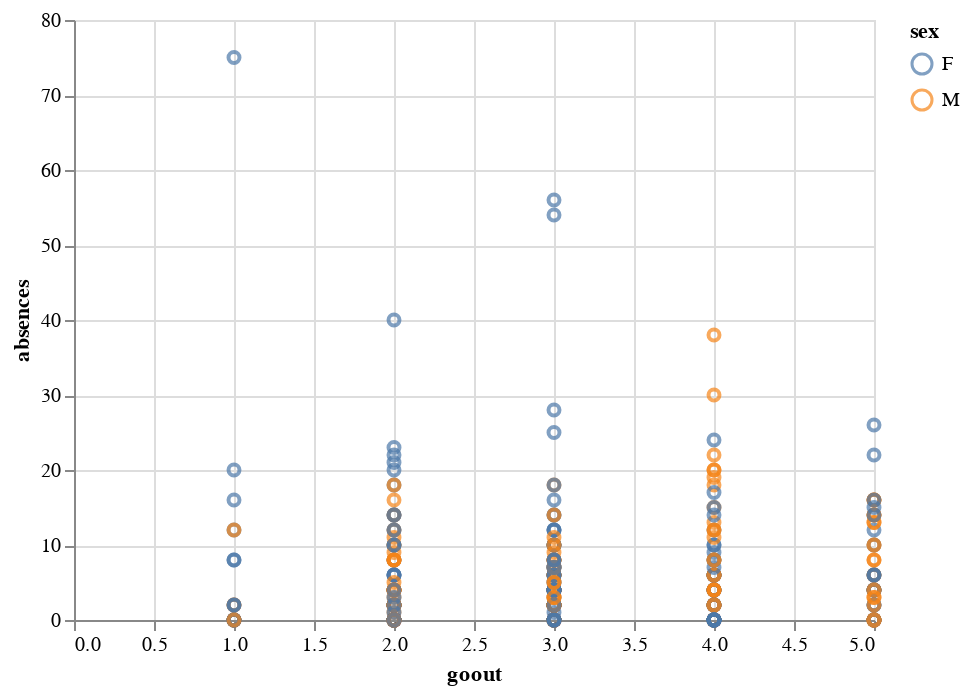

Source (notebook cell):
### Code cell
points = alt.Chart(math).mark_point().encode(
    x='goout:Q',
    y='absences:Q',
    color=alt.condition(brush, 'sex:N', alt.value('lightgray'))
).add_selection(
    brush
)

points

### Figure 1 — Vega-Lite specification as saved in the notebook (floating-point values rounded to 4 significant figures; data arrays with more than 128 entries replaced by an {"elided": "..."} marker saying what was removed)
{"config": {"view": {"continuousWidth": 400, "continuousHeight": 300}}, "data": {"name": "data-e915ea558f4356374e17cc933ebec282"}, "mark": "point", "encoding": {"color": {"condition": {"type": "nominal", "field": "sex", "selection": "selector004"}, "value": "lightgray"}, "x": {"type": "quantitative", "field": "goout"}, "y": {"type": "quantitative", "field": "absences"}}, "selection": {"selector004": {"type": "interval"}}, "$schema": "https://vega.github.io/schema/vega-lite/v4.8.1.json", "datasets": {"data-e915ea558f4356374e17cc933ebec282": {"elided": "395 records"}}}
